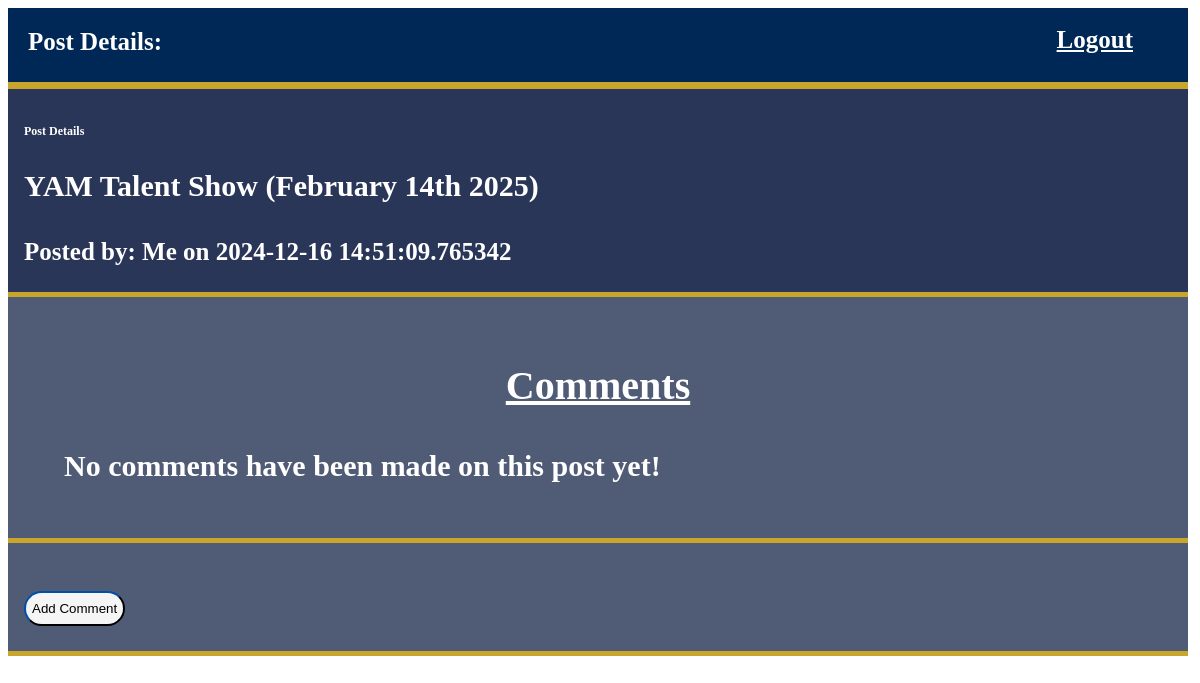
The page /post/5 on the database its author committed.
### app.py (models this page shows)
class Posts(db.Model):
    post_id = db.Column(db.Integer, primary_key=True)
    post_comment = db.Column(db.String(10000), nullable = False)
    post_time_date = db.Column(db.DateTime, nullable = False)
    user_id = db.Column(db.Integer, db.ForeignKey('user.id'), nullable = False)
    post_upvotes = db.Column(db.Integer, default = 0)
    post_downvotes = db.Column(db.Integer, default = 0)
    topic_id = db.Column(db.Integer, db.ForeignKey('topics.topic_id'), nullable = False)
    comments = db.relationship('Comments', backref='post', lazy=True)

class User(db.Model):
    id = db.Column(db.Integer, primary_key=True)
    username = db.Column(db.String(80), unique=True, nullable=False)
    password_hash = db.Column(db.String(200), nullable=False)

### app.py (the view)
@app.route('/post/<int:post_id>')
def post_comments(post_id):
    post = Posts.query.get(post_id)
    if not post:
        return "Post not found", 404
    post_user = User.query.get(post.user_id)
    comments = db.session.query(Comments, User).join(User, Comments.user_id == User.id).filter(Comments.post_id == post_id).all()
    return render_template('post_comments.html', post=post, post_user=post_user, comments=comments)

### templates/post_comments.html (shortened to what this page needs)
<!doctype html>
<html>
    <head>
        <link rel="stylesheet" href="/static/styles.css" />
    </head>
    <body style="background-color: white">
        <div class="navBar">
            <span class="welcome">Post Details:<br></span>
            <nav>
                <a class="logout" href="{{ url_for('logout') }}">Logout</a>
            </nav>
        </div>
        <div class="topic_desc">
            <h2>Post Details</h2>
            <p>{{ post.post_comment }}</p>
            <small>Posted by: {{ post_user.username }} on {{ post.post_time_date }}</small>
        </div>
        <div class="posts_list">
            <h3>Comments</h3>
            <ul>
                {% for comment, user in comments %}
                <li class="post">
                    <strong>{{ user.username }}:</strong>
                    <p>{{ comment.comment }}</p>
                    <small>Posted on: {{ comment.comment_time_date }}</small>
                </li>
                {% else %}
                <li>No comments have been made on this post yet!</li>
                {% endfor %}
            </ul>
        </div>
        <div class="posts_list">
            <a href="{{ url_for('add_comment', post_id=post.post_id) }}">
                <button>Add Comment</button>
            </a>
        </div>
    </body>
</html>

### static/styles.css (style rules this page uses)
html { height: 100%; width: 100%; }
body { height: 100%; width: 100%; background-color: #002856; align-items: center; font-family: Calibri; font-weight: 600; }
button { height: 35px; border-radius: 22px; border-color: #002856; background-color: whitesmoke; margin-top: 2%; }
h2 { font-size: 12px; }
h3 { position: relative; text-align: center; font-size: 40px; text-decoration: underline; }
.navBar { display: flex; position: relative; justify-content: space-between; padding: 10px 20px; background-color: #002856; border-bottom: 7px solid #caa52b; overflow: hidden; margin-right: 20px; }
.welcome { font-size: 25px; font-weight: bold; color: white; margin-top: 10px; }
.navBar a.logout { color: white; font-size: 25px; padding: 8px 15px; border: #caa52b; background-color: transparent; transition: 0.3s; margin-bottom: 10px; }
.logout, .logout:visited { color: white; font-size: 20px; float: right; margin-right: 20px; }
.topic_desc { position: relative; padding: 25px 16px; border-bottom: 5px solid #caa52b; background-color: #152347e8; color: white; font-size: 30px; margin-right: 20px; }
.posts_list { position: relative; padding: 25px 16px; border-bottom: 5px solid #caa52b; background-color: #152347be; color: white; font-size: 30px; margin-right: 20px; }
.posts_list ul { list-style-type: none; }

### rows shown on the page
Posts: post_comment "YAM Talent Show (February 14th 2025)", post_time_date "2024-12-16 14:51:09.765342"
User: username "Me"
